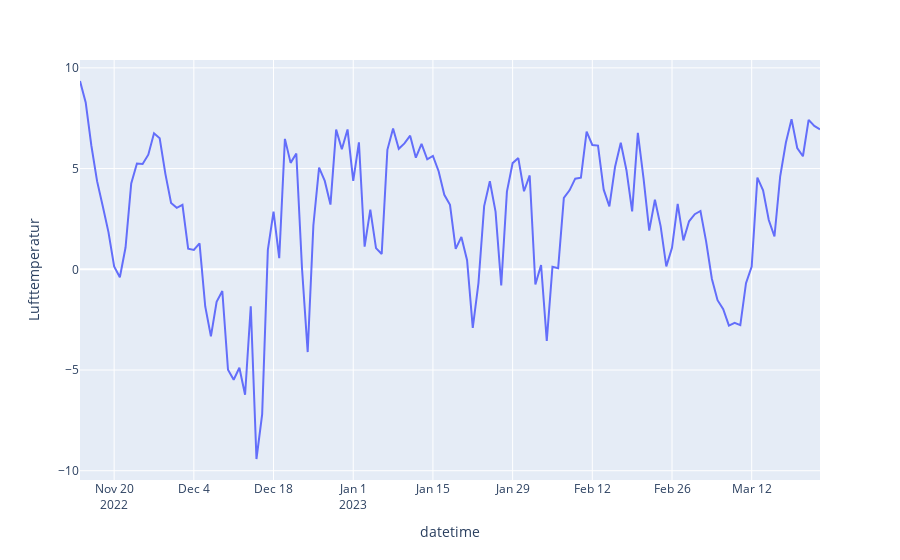

This figure's notebook cell:
### Code cell
import plotly.express as px

df['datetime'] = pd.to_datetime(df['Datum'] + ' ' + df['Tid (UTC)'])
df.set_index('datetime', inplace=True)

# convert time-series data from one frequency to another Y, M, D, H etc..
df_resampled = df.resample('D').mean(numeric_only=True)

fig = px.line(df_resampled, x=df_resampled.index, y='Lufttemperatur')
fig.show()

### Figure 1 — Plotly figure (JSON) as saved in the notebook; plotly's stock layout.template omitted (floating-point values rounded to 4 significant figures; data arrays with more than 128 entries replaced by an {"elided": "..."} marker saying what was removed)
{"data": [{"hovertemplate": "datetime=%{x}<br>Lufttemperatur=%{y}<extra></extra>", "legendgroup": "", "line": {"color": "#636efa", "dash": "solid"}, "marker": {"symbol": "circle"}, "mode": "lines", "name": "", "orientation": "v", "showlegend": false, "type": "scatter", "x": {"elided": "131 str values"}, "xaxis": "x", "y": {"elided": "131 float values"}, "yaxis": "y"}], "layout": {"legend": {"tracegroupgap": 0}, "margin": {"t": 60}, "xaxis": {"anchor": "y", "domain": [0, 1], "title": {"text": "datetime"}}, "yaxis": {"anchor": "x", "domain": [0, 1], "title": {"text": "Lufttemperatur"}}}}
